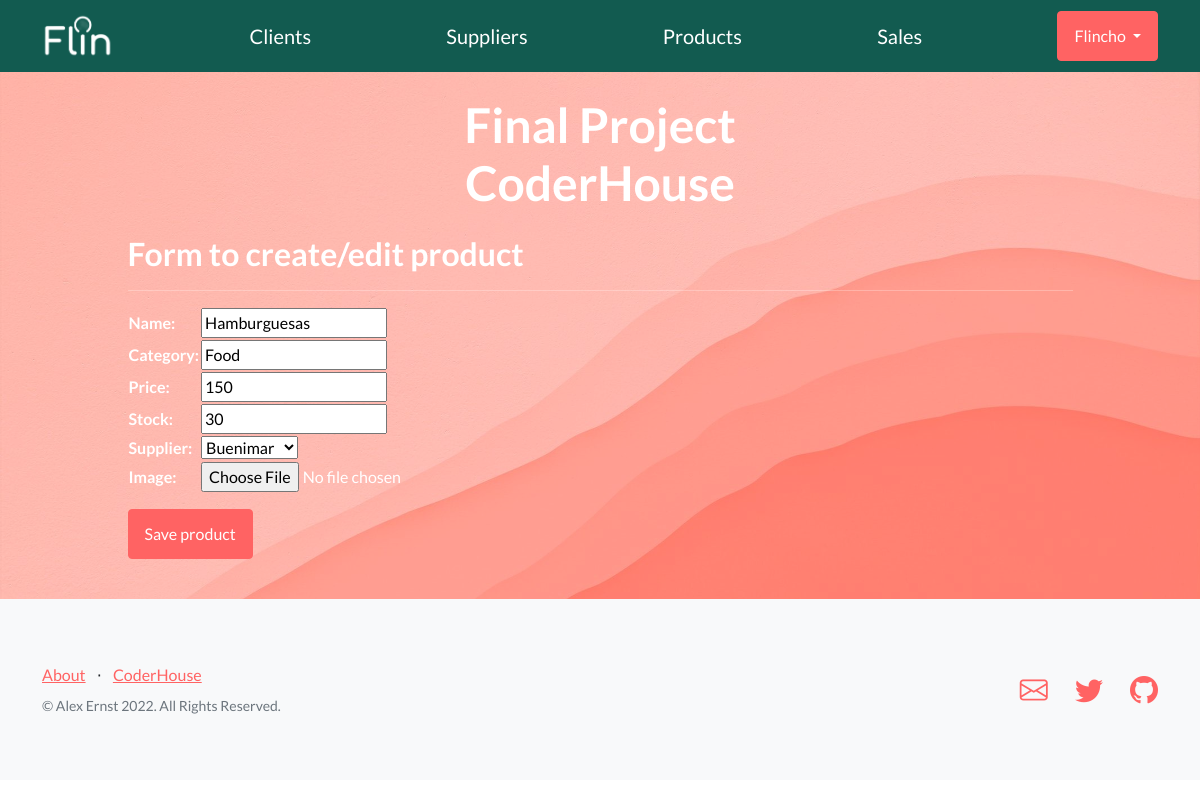
Screenshot of /products/product/1/update (signed in) with the database file from the repository.
### products/models.py (models this page shows)
class Product(models.Model):
    name = models.CharField(max_length=40, unique=True)
    category = models.CharField(max_length=40)
    price = models.IntegerField()
    stock = models.IntegerField()
    supplier = models.CharField(max_length=40, choices=supplier_choices(), default='')
    image = models.ImageField(upload_to='prod_img', null=True, blank=True)

### products/views.py (the view)
# urls.py: path('product/<int:pk>/update', views.ProductUpdateView.as_view(), name='product-update'),
class ProductUpdateView(LoginRequiredMixin, UpdateView):
    model = Product
    success_url = reverse_lazy('products:product-list')
    fields = ['name', 'category', 'price', 'stock', 'supplier', 'image']

### products/templates/products/product_form.html (shortened to what this page needs)
{% extends "main/index.html" %}
{% load static %}
{% block content %}
<h2>Form to create/edit product</h2>
<hr></hr>
<form action="" method="POST">
    <p>
    <table>
        {{ form.as_table }}
    </table>
    </p>
    <p>
        <input type="submit" class="btn btn-primary" value="Save product" />
    </p>
</form>
{% endblock %}

### main/templates/main/index.html (shortened to what this page needs)
<!DOCTYPE html>
<html lang="en">
    <head>
        {% load static %}
        <link href="https://cdn.jsdelivr.net/npm/bootstrap-icons@1.5.0/font/bootstrap-icons.css" rel="stylesheet" type="text/css" />
        <link href="{% static 'main/css/styles.css' %}" rel="stylesheet" />
    </head>
    <body>
        <nav class="navbar navbar-light static-top" style="background-color: #125B50;">
            <div class="container">
                <a class="navbar-brand" href="{% url 'home' %}"><img style="height: 2.3em" src="{% static 'main/assets/Flin_isologo_blanco.png' %}" alt="Home"></img></a>
                <a class="navbar-brand" href="{% url 'clients:client-list' %}">Clients</a>
                <a class="navbar-brand" href="{% url 'suppliers:supplier-list' %}">Suppliers</a>
                <a class="navbar-brand" href="{% url 'products:product-list' %}">Products</a>
                <a class="navbar-brand" href="{% url 'sales:sale-list' %}">Sales</a>
                {% if user.is_authenticated %}
                <div class="dropdown">
                  <button class="btn btn-primary dropdown-toggle" type="button" id="UserMenoButton" data-bs-toggle="dropdown">
                    {{ user.username }}
                  </button>
                </div>
                {% else %}
                <a  class="btn btn-primary" href="{% url 'accounts:user-login' %}">Log in</a>
                {% endif %}
            </div>
        </nav>
        <header class="masthead">
            <div class="container position-relative">
                <div class="row justify-content-center">
                    <div class="col-xl-6">
                        <div class="text-center text-white">
                            <h1 class="mb-5">Final Project<br>CoderHouse</h1>
                            <div class="text-lg-start text-white">
                                {% block content %}
                                {% endblock %}
                            </div>
                        </div>
                    </div>
                </div>
            </div>
        </header>
        <footer class="footer bg-light">
            <div class="container">
                <div class="row">
                    <div class="col-lg-6 h-100 text-center text-lg-start my-auto">
                        <ul class="list-inline mb-2">
                            <li class="list-inline-item"><a href="https://www.youtube.com/watch?v=a3Z7zEc7AXQ&t" target="_blank">About</a></li>
                            <li class="list-inline-item">⋅</li>
                            <li class="list-inline-item"><a href="https://www.coderhouse.com" target="_blank">CoderHouse</a></li>
                        </ul>
                        <p class="text-muted small mb-4 mb-lg-0">&copy; Alex Ernst 2022. All Rights Reserved.</p>
                    </div>
                    <div class="col-lg-6 h-100 text-center text-lg-end my-auto">
                        <ul class="list-inline mb-0">
                            <li class="list-inline-item me-4">
                                <a href="mailto:alex24oct@gmail.com?subject=Webpage contact" target="_blank"><i class="bi-envelope fs-3"></i></a>
                            </li>
                            <li class="list-inline-item me-4">
                                <a href="https://twitter.com" target="_blank"><i class="bi-twitter fs-3"></i></a>
                            </li>
                            <li class="list-inline-item">
                                <a href="https://github.com/Flincho/Proyecto-Final-CoderHouse" target="_blank"><i class="bi-github fs-3"></i></a>
                            </li>
                        </ul>
                    </div>
                </div>
            </div>
        </footer>
    </body>
</html>

### rows the page displays
Product: name "Hamburguesas", category "Food", price "150", stock "30", supplier "Buenimar"

### other values shown
{{ user.username }} "Flincho"
